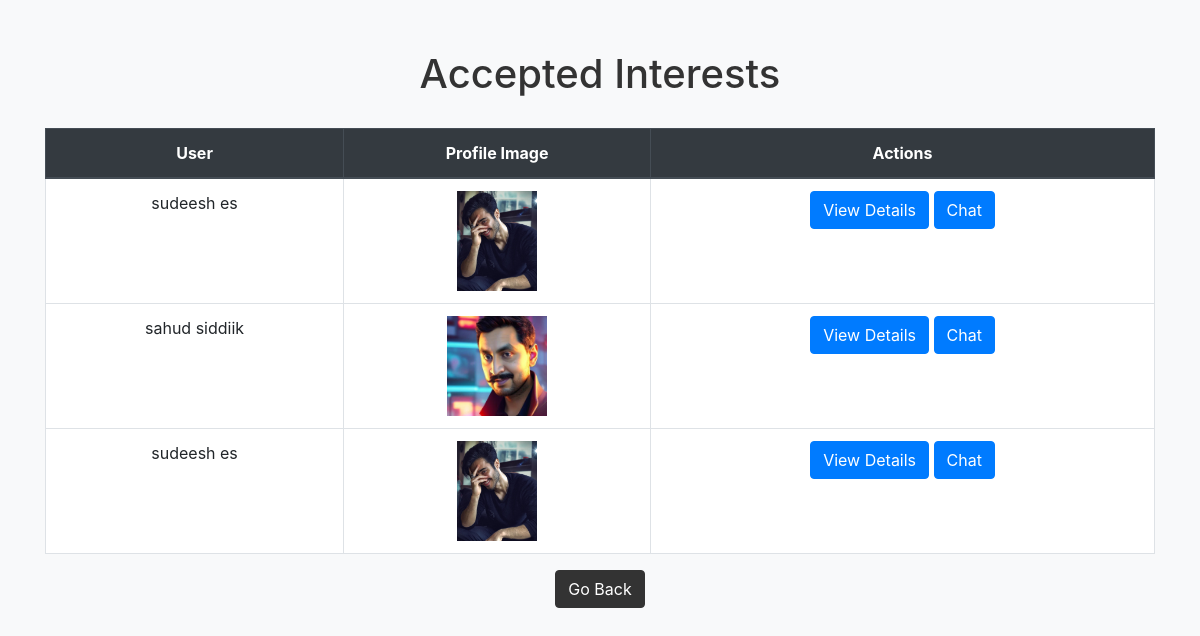
The page /matint/accepted_interests/ (signed in) on the database as committed earlier.
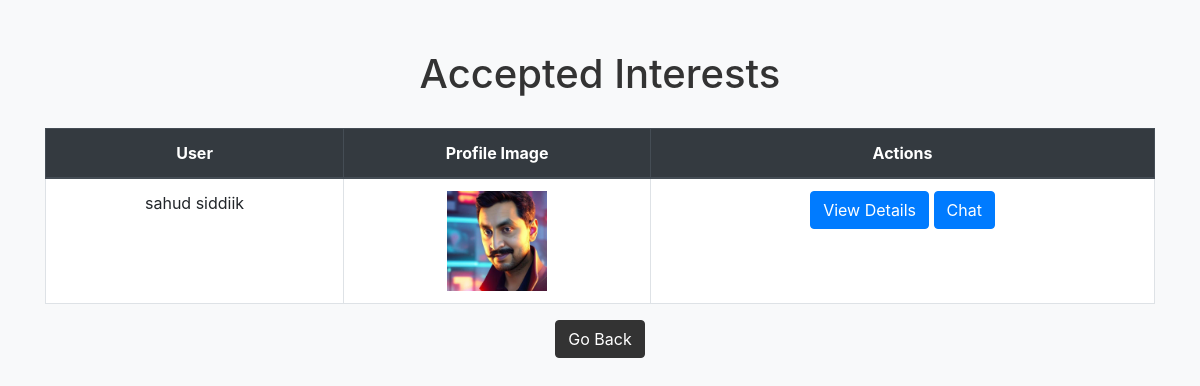
The same page on the database as committed later.
### matint/models.py (models this page shows, shortened)
class Interest(models.Model):
    PENDING = 'pending'
    ACCEPTED = 'accepted'
    REJECTED = 'rejected'
    STATUS_CHOICES = [
        (PENDING, 'Pending'),
        (ACCEPTED, 'Accepted'),
        (REJECTED, 'Rejected'),
    ]
    receiver = models.ForeignKey(User, on_delete=models.CASCADE, related_name='received_interests')
    sender = models.ForeignKey(User, on_delete=models.CASCADE, related_name='sent_interests')
    status = models.CharField(max_length=20, choices=STATUS_CHOICES, default=PENDING)
    message = models.TextField(blank=True)
    created_at = models.DateTimeField(default=timezone.now)
    updated_at = models.DateTimeField(auto_now=True)
    from django.db import models

### matrimony/models.py (models this page shows, shortened)
class PersonalDetails(models.Model):
    user = models.OneToOneField(User, on_delete=models.CASCADE)  # Create a one-to-one relationship with the User model
    first_name = models.CharField(max_length=100)
    middle_name = models.CharField(max_length=100,blank=True, null=True)
    last_name = models.CharField(max_length=100)
    gender = models.CharField(max_length=10)
    birth_place = models.CharField(max_length=100)
    address = models.CharField(max_length=100)
    date_of_birth = models.DateField()
    blood_group = models.CharField(max_length=10)
    phone_number = models.CharField(max_length=15,unique=True)
    profile_image = models.ImageField(upload_to='profile_images/', blank=True, null=True)  # Define the profile image field
    mother_tongue = models.CharField(max_length=100)
    religion = models.CharField(max_length=100)
    sector = models.CharField(max_length=100)
    perso_fill = models.BooleanField(default=False)
    marital_status = models.CharField(max_length=100)
    about_you = models.TextField(blank=True)
    aadhar_card = models.FileField(upload_to='aadhar_cards/', blank=True, null=True)
    aadhar_valid = models.BooleanField(default=True)
    hobbies = models.ManyToManyField(Hobby, blank=True,null=True)

### matint/views.py (the view)
# urls.py: path('accepted_interests/', views.accepted_interests_view, name='accepted_interests'),
@never_cache
@login_required(login_url='accounts:login')
def accepted_interests_view(request):
    blocked_users = BlockedUser.objects.filter(user=request.user).values_list('blocked_user_id', flat=True)
    not_interested_users = NotInterested.objects.filter(user=request.user).values_list('not_interested_user_id', flat=True)
    excluded_users = list(blocked_users) + list(not_interested_users)
    accepted_interests = Interest.objects.filter(
        receiver=request.user,
        status=Interest.ACCEPTED
    ).exclude(
        Q(sender_id__in=excluded_users) | Q(sender=request.user)
    )
    return render(request, 'matint/accepted_interests.html', {
        'accepted_interests': accepted_interests,
    })

### matint/templates/matint/accepted_interests.html (shortened to what this page needs)
{% load static %}
<!DOCTYPE html>
<html lang="en">
<head>
    <link rel="stylesheet" href="https://maxcdn.bootstrapcdn.com/bootstrap/4.5.2/css/bootstrap.min.css">
</head>
<body>
<div class="container">
    <h1>Accepted Interests</h1>
    <div class="row">
        <div class="col-md-12">
            <table class="table table-bordered">
                <thead class="thead-dark">
                    <tr>
                        <th>User</th>
                        <th>Profile Image</th>
                        <th>Actions</th>
                    </tr>
                </thead>
                <tbody>
                    {% for accepted_interest in accepted_interests %}
                        <tr>
                            <td>{{ accepted_interest.sender.personaldetails.first_name }} {{ accepted_interest.sender.personaldetails.last_name }}</td>
                            <td>
                                {% if accepted_interest.sender.personaldetails.profile_image %}
                                    <img src="{{ accepted_interest.sender.personaldetails.profile_image.url }}" alt="Profile Image" style="max-width: 100px; max-height: 100px;">
                                {% else %}
                                    No Image
                                {% endif %}
                            </td>
                            <td class="profile-buttons">
                                <div class="row no-gutters">
                                    <div class="col text-center">
                                        <a href="{% url 'matrimony:user_detail' user_id=accepted_interest.sender.id %}" class="btn btn-primary">View Details</a>
                                        <a href="{% url 'matchat:chat' receiver_id=accepted_interest.sender.id %}" class="btn btn-primary">Chat</a>
                                    </div>
                                </div>
                            </td>
                        </tr>
                    {% empty %}
                        <tr>
                            <td colspan="3">No accepted interests</td>
                        </tr>
                    {% endfor %}
                </tbody>
            </table>
            <div class="center-button">
                <a href="{% url 'matrimony:myprofile' %}" class="btn btn-primary btn-back">Go Back</a>
            </div>
        </div>
    </div>
</div>
</body>
</html>

### matint/templates/matint/accepted_interests.html (style rules this page uses)
body { background-color: #f8f9fa; }
.container { margin-top: 50px; }
h1 { text-align: center; margin-bottom: 30px; color: #333; }
table { background-color: #fff; }
th, td { text-align: center; }
.center-button { text-align: center; }
.btn-back { background-color: #333; color: #fff; border-color: #333; }
.profile-buttons { margin-top: 10px; }
.no-gutters { margin-right: 0; margin-left: 0; }

Rows that differ between the two databases and show on the page:
removed Interest: sender.personaldetails.first_name "sudeesh", sender.personaldetails.last_name "es", sender.personaldetails.profile_image (picture)
removed Interest: sender.personaldetails.first_name "sudeesh", sender.personaldetails.last_name "es", sender.personaldetails.profile_image (picture)
